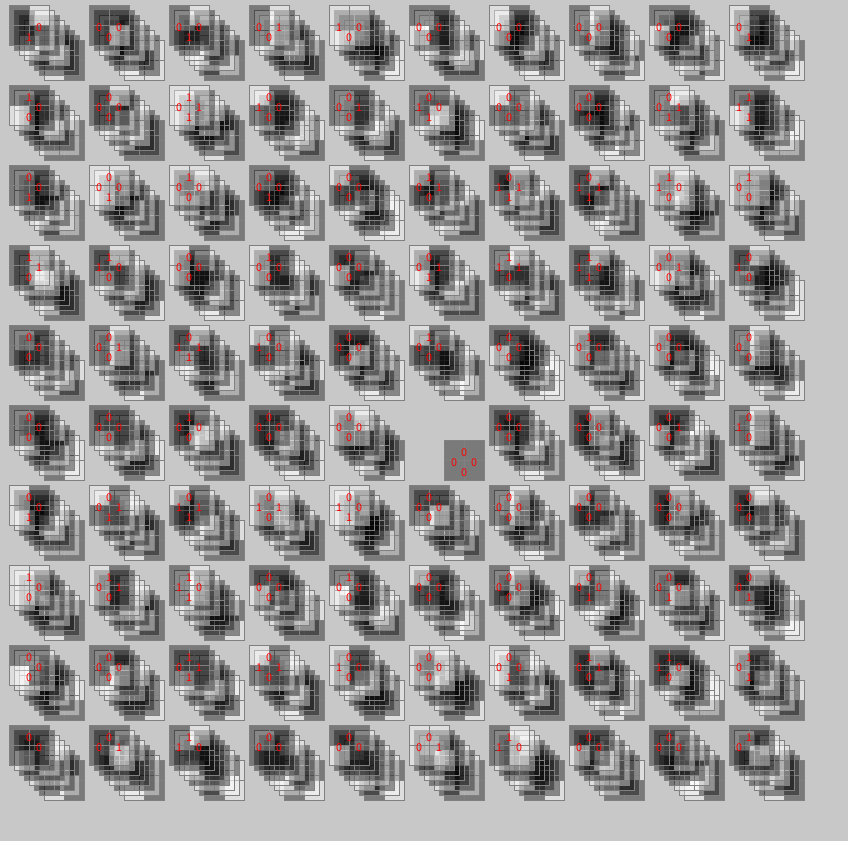

Generate this figure with Python:
from itertools import product
from random import shuffle

patterns = [  # TL, BL, TR, BR (1, 2, 3, 4),
(1, 1, 1, 1), (1, 1, 0, 0), (0, 0, 1, 1), (1, 0, 0, 0),
(0, 1, 0, 0), (0, 0, 1, 0), (0, 0, 0, 1), (0, 0, 0, 0), 
]

SPACING, MARGIN = 2, 50
M_SIZE = 20

modules = {}

debug = {}

def setup():
    size(850, 850)
    rect_mode(CENTER)
    text_align(CENTER, CENTER)
    positions = product(range(10), repeat=2) 
    for pos in positions:
            ptts = patterns[:]; shuffle(ptts)
            m = Module(pos, ptts)
            modules[pos] = m
            
def draw():
    background(200)
    for k, v in modules.items():
        v.plot()
        #v.check_nbs()

class Module:
    def __init__(self, p, vals):
        self.p = p
        self.vals = vals
        
    def plot(self):
        stroke(128)
        ms = M_SIZE
        corners = list(product((1, -1), repeat=2))
        x = ms + self.p[0] * ms * 2 * SPACING + MARGIN
        y = ms + self.p[1] * ms * 2 * SPACING + MARGIN
        push()
        
        for k, svals in enumerate(self.vals):
            vals = list(svals[:])
            translate(-5, -5)
            for i, j in corners:
                v = vals.pop()
                fill(v * 255, 100)
                square(x + i * ms / 2, y + j * ms / 2, ms)
        fill(255, 0, 0)
            #text(len(vals), x + i * ms / 2, y + j * ms / 2)
        self.check_nbs()    
        pop()
        
    def check_nbs(self):
        ms = M_SIZE
        x = ms + self.p[0] * ms * 2 * SPACING + MARGIN
        y = ms + self.p[1] * ms * 2 * SPACING + MARGIN
        match = 0
        for (ni, nj), check in NBS_CHECK.items():
            si, sj = self.p
            nb = modules.get((si + ni, sj + nj))
#             if nb and nb.vals:
#                 match = False
#                 nv = nb.vals[0]
#                 for sv in self.vals:
#                     if check(sv, nv):
#                         match = True
            if nb:
                nv = nb.vals[0]
                sv = self.vals[0]
                if check(sv, nv):
                    match += 1
                    m = 1
                else:
                    m = 0
                text(m, x + ni * M_SIZE / 2, y + nj * M_SIZE / 2) 

TL, BL, TR, BR =  0, 1, 2, 3 # (-1,-1),(1,-1),(1,-1),(1,1)
        
NBS = (
(-1, -1), (-1, 0), (-1, 1),
( 0, -1),          ( 0, 1),
( 1, -1), ( 1, 0), ( 1, 1)
)       

NBS_CHECK = {
#(-1, -1): (lambda s, o: s[TL] == o[BL] ),
(0, -1): (lambda s, o: s[TL] == o[BL] and s[TR] == o[BR]),
(0,  1): (lambda s, o: s[BL] == o[TL] and s[BR] == o[TR]),
(-1, 0): (lambda s, o: s[TL] == o[TR] and s[BL] == o[BR]),
(1, 0): (lambda s, o: s[TR] == o[TL] and s[BR] == o[BL]),
}

        
def key_pressed():
    if key == 'r':
        for m in modules.values():
            shuffle(m.vals)
    if key == 'q':
        modules[(5, 5)].vals[:] = [(0, 0, 0, 0)]
       # shuffle(modules[(5, 5)].vals) #[:] = [(0, 0, 0, 0)]
#         modules[(5, 5)].check_nbs()

        
        
